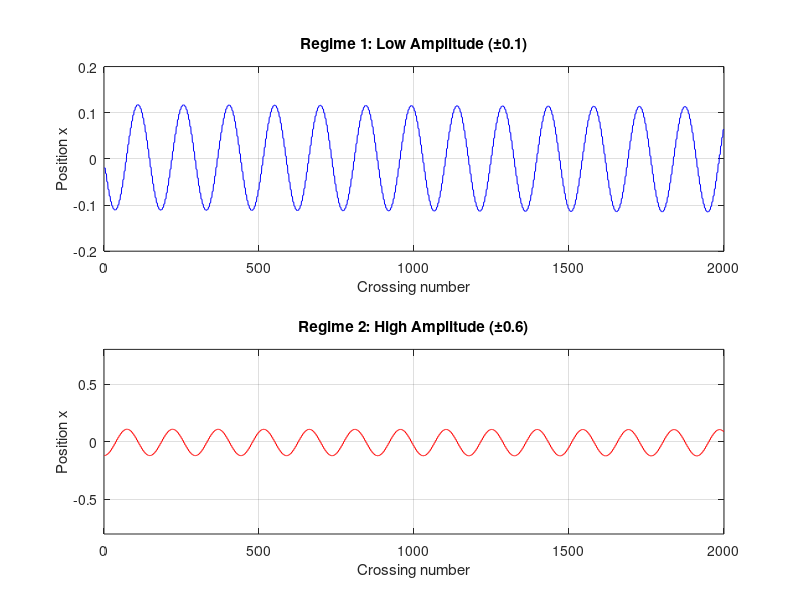

Write MATLAB code to recreate this figure. (Note: this script raises an error after producing the figure.)
%% generate_fig3_transition.m
% Generate Figure 3: Spontaneous Transition Between Regimes

clear; clc; close all;

fprintf('Generating Figure 3: Spontaneous Transition...\n');

%% Load Data
if exist('data/transition_data.mat', 'file')
    load('data/transition_data.mat');
    fprintf('Loaded: data/transition_data.mat\n');
elseif exist('transition_data.mat', 'file')
    load('transition_data.mat');
    fprintf('Loaded: transition_data.mat\n');
else
    error('transition_data.mat not found. Run generate_all_data first.');
end

%% Create Figure
figure('Position', [100, 100, 1000, 600], 'Color', 'white');

% Subplot 1: Low amplitude regime
subplot(2,1,1);
plot(1:n_zoom_before, x_before_zoom, 'b-', 'LineWidth', 0.7);
grid on;
xlabel('Crossing number');
ylabel('Position x');
title('Regime 1: Low Amplitude (\pm0.1)');
ylim([-0.2, 0.2]);

% Subplot 2: High amplitude regime
subplot(2,1,2);
plot(1:n_zoom_after, x_after_zoom, 'r-', 'LineWidth', 0.7);
grid on;
xlabel('Crossing number');
ylabel('Position x');
title('Regime 2: High Amplitude (\pm0.6)');
ylim([-0.8, 0.8]);

% General title
sgtitle('Spontaneous Transition Between Quasi-Periodic Orbits');

%% Save Figure
if ~exist('paper/figures', 'dir')
    mkdir('paper/figures');
end

print('-depsc', 'paper/figures/fig_transicao.eps');
print('-dpdf', 'paper/figures/fig_transicao.pdf');
saveas(gcf, 'paper/figures/fig_transicao.png');

fprintf('Figure saved: paper/figures/fig_transicao.eps/.pdf/.png\n');
